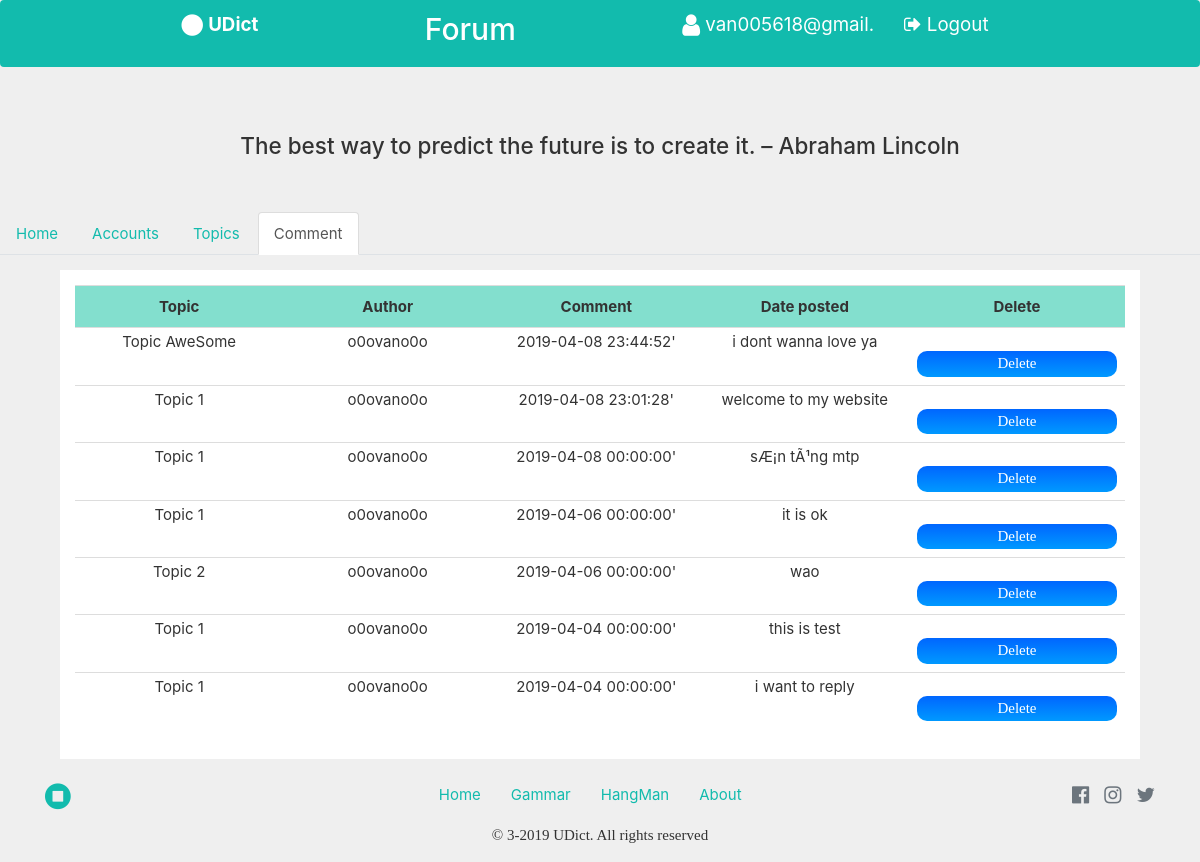
Screenshot of /forum/commentcontroll.php (signed in) with the database file from the repository.
### tables this page shows
CREATE TABLE `replies` (
  `reply_id` int(3) UNSIGNED NOT NULL,
  `category_id` int(3) UNSIGNED NOT NULL,
  `subcategory_id` int(3) UNSIGNED NOT NULL,
  `topic_id` int(3) UNSIGNED NOT NULL,
  `author` varchar(16) NOT NULL,
  `comment` text NOT NULL,
  `date_posted` datetime NOT NULL
);

CREATE TABLE `topics` (
  `topic_id` int(8) UNSIGNED NOT NULL,
  `category_id` int(3) UNSIGNED NOT NULL,
  `subcategory_id` int(3) UNSIGNED NOT NULL,
  `author` varchar(16) NOT NULL,
  `title` varchar(128) NOT NULL,
  `content` text NOT NULL,
  `date_posted` datetime NOT NULL,
  `views` int(5) UNSIGNED NOT NULL,
  `replies` int(3) UNSIGNED NOT NULL
);

### forum/admin_function.php (the view, shortened to what this page needs)
<?php
	function displaycomment(){
	include ('dbconn.php');
	$select = mysqli_query($con, "SELECT  topics.title,replies.author,comment,replies.date_posted,reply_id FROM replies,topics WHERE replies.topic_id=topics.topic_id ORDER BY replies.date_posted DESC ");
	echo "<table class='table'  width='100%'> ";
	echo "<tr style='background-color:#83DFCE;' >
	<th width='20%' style='padding:10px;text-align: center; '>Topic</th>
	<th width='20%' style='padding:10px;text-align: center; '>Author</th>
	<th width='20%' style='padding:10px;text-align: center; ' >Comment</th>
	<th width='20%' style='padding:10px;text-align: center; '>Date posted</th>
	<th width='20%' style='padding:10px;text-align: center;'>Delete</th></tr>";
	while ($row = mysqli_fetch_assoc($select)) {
		echo "<tr  >
		<td style='padding:3px;text-align: center; '>".$row['title']."</td>
		<td  style='padding:3px;text-align: center; '>".$row['author']."</td>
		<td style='padding:3px;text-align: center; '>".$row['date_posted']."'</td>
		<td style='padding:3px;text-align: center; '>".$row['comment']."</td>
		<td>
		<form action='deletecomment.php' method='POST'>
		<input name='id' type='text' style='text-align: center;' value='".$row['reply_id']."' readonly='on' hidden='on'></input>
		<input type='submit' style='display:block;background-color:#83DFCE;color:background-color:#83DFCE;;padding:2px;border-radius: 10px;' value='Delete' ></input></form></td>
		</tr>";
	}
	echo "</table>";
}
?>

### forum/commentcontroll.php (shortened to what this page needs)
<!DOCTYPE html>
<html>
<?php
 include ('admin_function.php');
?>
<head>
  <link rel="stylesheet" href="https://cdnjs.cloudflare.com/ajax/libs/font-awesome/4.7.0/css/font-awesome.min.css" type="text/css">
 <link rel="stylesheet" href="https://maxcdn.bootstrapcdn.com/bootstrap/3.4.0/css/bootstrap.min.css">
 <link rel="stylesheet" href="styles/main.css" type="text/css">
  <link rel="stylesheet" href="styles/theme.css" type="text/css">
</head>
<body >
  <nav class="navbar bg-primary navbar-dark">
    <div class="container"> <a class="navbar-brand" href=\homemoi.php>
        <i class="fa d-inline fa-lg fa-circle"></i>
        <b> UDict</b>
      </a>
      <a class="navbar-brand" href=\forum/home.php>
        <b><h2> Forum</h2></b>
      </a>
      <div class="row">
        <div class="col-md-12">
          <?php
            if (isset($_SESSION['username'])) {
               echo '<a class="navbar-brand" href="#"> <i class="fa d-inline fa-lg fas fa-user"></i>&nbsp;'.$_SESSION["username"];
            }
             else if ($_SESSION['id']==0) {
              header("Location: /forum/logoutt.php");
            }
            else
            echo  '<a class="navbar-brand" href="login.php"> <i class="fa d-inline fa-lg fa-sign-in"></i>&nbsp;Login'; ?>
            </a>
          <a class="navbar-brand" href="/forum/logoutt.php"><i class="fa fa-user  fa-sign-out"></i><i class="fa d-inline fa-lg fa-lg-out"></i>&nbsp;Logout</a></div>
      </div>
    </div>
  </nav>
  <div class="text-center forumdesc" style="width: 100%;">
      <h4 style="padding: 30px;">The best way to predict the future is to create it. – Abraham Lincoln</h4>
  </div>
  <ul class="nav nav-tabs" >
  <li ><a href="homeadmin.php">Home</a></li>
  <li ><a href="usercontroll.php">Accounts</a></li>
  <li><a href="topiccontroll.php">Topics</a></li>
  <li class="active"><a href="commentcontroll.php">Comment</a></li>
</ul>
    <div class="content" style="width: 90%;margin-left: 5%;">
      <?php displaycomment(); ?>
    </div>
    <div class="py-3" id="footer" style="clear: both;">
      <div class="container">
        <div class="row">
          <div class="col-md-12 text-center d-md-flex align-items-center"> <i class="d-block fa fa-stop-circle fa-2x mr-md-5 text-primary"></i>
            <ul class="nav mx-md-auto d-flex justify-content-center">
              <li class="nav-item"> <a class="nav-link active" href="#">Home</a> </li>
              <li class="nav-item"> <a class="nav-link" href="#">Gammar</a> </li>
              <li class="nav-item"> <a class="nav-link" href="#">HangMan</a> </li>
              <li class="nav-item"> <a class="nav-link" href="#">About</a> </li>
            </ul>
            <div class="row">
              <div class="col-md-12 d-flex align-items-center justify-content-md-between justify-content-center my-2"> <a href="#">
                  <i class="d-block fa fa-facebook-official text-muted fa-lg mx-2"></i>
                </a> <a href="#">
                  <i class="d-block fa fa-instagram text-muted fa-lg mx-2"></i>
                </a> <a href="#">
                  <i class="d-block fa fa-twitter text-muted fa-lg ml-2"></i>
                </a> </div>
            </div>
          </div>
        </div>
        <div class="row">
          <div class="col-md-12 text-center">
            <p class="mt-2 mb-0">© 3-2019 UDict. All rights reserved</p>
          </div>
        </div>
      </div>
    </div>
</body>
</html>

### forum/styles/main.css (style rules this page uses)
* { margin: 0px; padding: 0px; }
body { background-color: #EFEFEF!important; }
h1, h2, h3 { font-family: Century Gothic; font-weight: normal; margin-bottom: 15px; }
div.forumdesc { width: 700px; display: block; position: relative; float: left; padding: 15px; }
div.content { background-color: white; margin-top: 15px; width: 970px; display: block; position: relative; float: left; padding: 15px; }
a { text-decoration: none; color: #0066FF; }
p { font-family: Calibri; }
input[type="submit"], button { border-radius: 4px; color: white; width: 200px; padding: 7px; font-family: Calibri; background-image: linear-gradient(to bottom, #0066FF, #0099FF); margin-top: 15px; border: none; }

### forum/commentcontroll.php (style rules this page uses)
body { overflow-x: hidden; box-sizing: border-box; }

### rows the page displays
replies: topic.title "Topic AweSome", author "o0ovano0o", date_posted "2019-04-08 23:44:52", comment "i dont wanna love ya"
replies: topic.title "Topic 1", author "o0ovano0o", date_posted "2019-04-08 23:01:28", comment "welcome to my website"
replies: topic.title "Topic 1", author "o0ovano0o", date_posted "2019-04-08 00:00:00", comment "sÆ¡n tÃ¹ng mtp"
replies: topic.title "Topic 1", author "o0ovano0o", date_posted "2019-04-06 00:00:00", comment "it is ok"
replies: topic.title "Topic 2", author "o0ovano0o", date_posted "2019-04-06 00:00:00", comment "wao"
replies: topic.title "Topic 1", author "o0ovano0o", date_posted "2019-04-04 00:00:00", comment "this is test"
replies: topic.title "Topic 1", author "o0ovano0o", date_posted "2019-04-04 00:00:00", comment "i want to reply"

### other values shown
$_SESSION["username"] "van005618@gmail."
